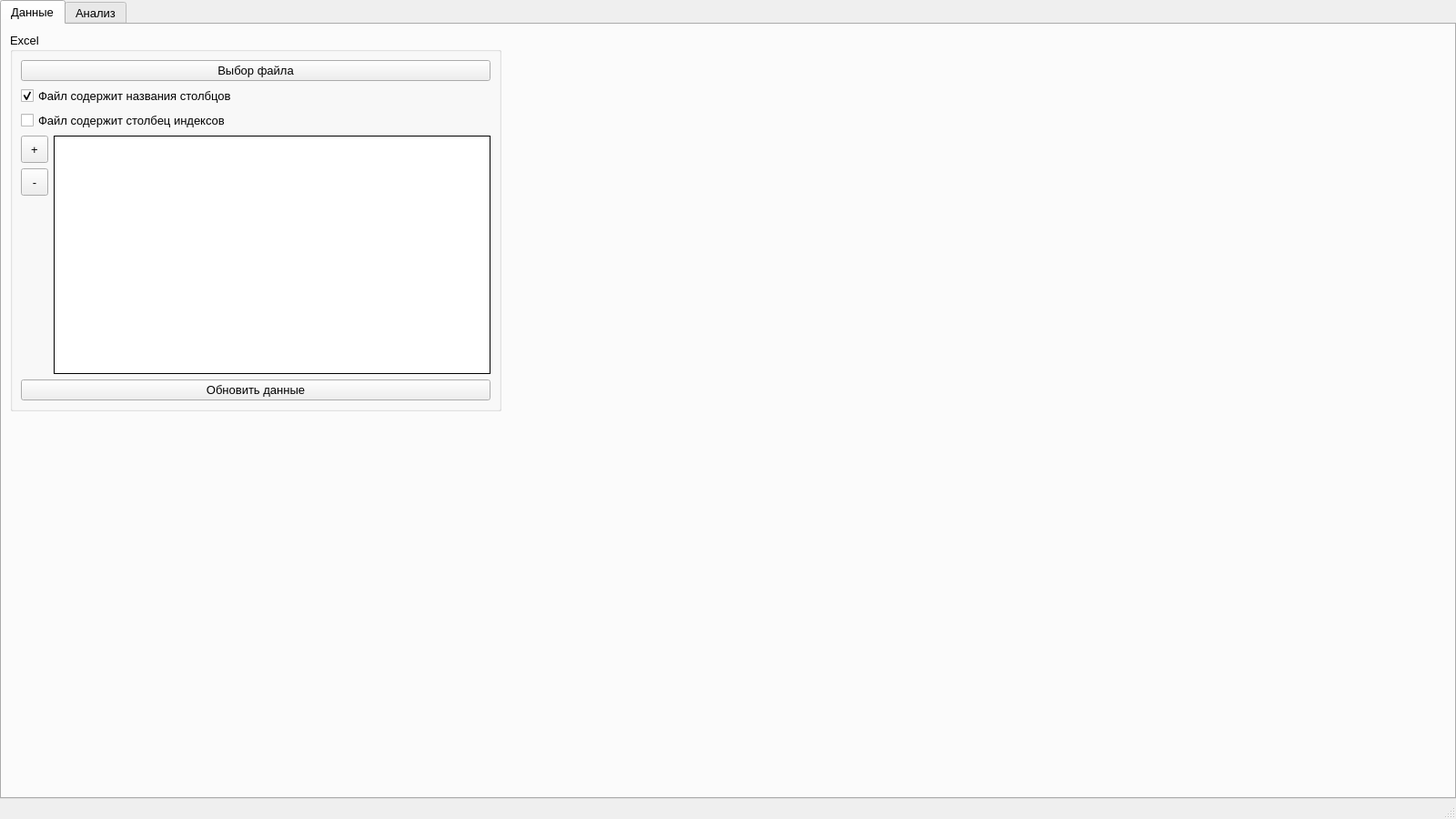
<?xml version="1.0" encoding="UTF-8"?>
<ui version="4.0">
 <class>MainWindow</class>
 <widget class="QMainWindow" name="MainWindow">
  <property name="geometry">
   <rect>
    <x>0</x>
    <y>0</y>
    <width>1600</width>
    <height>900</height>
   </rect>
  </property>
  <property name="font">
   <font>
    <family>Segoe UI</family>
    <pointsize>10</pointsize>
   </font>
  </property>
  <property name="windowTitle">
   <string>Kitties spectrum analyzer</string>
  </property>
  <property name="styleSheet">
   <string notr="true"/>
  </property>
  <widget class="QWidget" name="centralwidget">
   <layout class="QHBoxLayout" name="horizontalLayout">
    <property name="leftMargin">
     <number>0</number>
    </property>
    <property name="topMargin">
     <number>0</number>
    </property>
    <property name="rightMargin">
     <number>0</number>
    </property>
    <property name="bottomMargin">
     <number>0</number>
    </property>
    <item>
     <widget class="QTabWidget" name="tabWidget">
      <property name="currentIndex">
       <number>0</number>
      </property>
      <widget class="QWidget" name="tab0">
       <attribute name="title">
        <string>Данные</string>
       </attribute>
       <layout class="QHBoxLayout" name="horizontalLayout_4">
        <item>
         <layout class="QVBoxLayout" name="verticalLayout_2">
          <item>
           <widget class="QGroupBox" name="gbExcelImport">
            <property name="minimumSize">
             <size>
              <width>0</width>
              <height>0</height>
             </size>
            </property>
            <property name="title">
             <string>Excel</string>
            </property>
            <layout class="QVBoxLayout" name="verticalLayout_3">
             <item>
              <widget class="QPushButton" name="pbImportFromExcel">
               <property name="minimumSize">
                <size>
                 <width>0</width>
                 <height>0</height>
                </size>
               </property>
               <property name="text">
                <string>Выбор файла</string>
               </property>
              </widget>
             </item>
             <item>
              <widget class="QCheckBox" name="cbExcelHasColumnNames">
               <property name="text">
                <string>Файл содержит названия столбцов</string>
               </property>
               <property name="checked">
                <bool>true</bool>
               </property>
              </widget>
             </item>
             <item>
              <widget class="QCheckBox" name="cbExcelHasIndexColumn">
               <property name="text">
                <string>Файл содержит столбец индексов</string>
               </property>
              </widget>
             </item>
             <item>
              <layout class="QHBoxLayout" name="horizontalLayout_5">
               <property name="bottomMargin">
                <number>0</number>
               </property>
               <item>
                <layout class="QVBoxLayout" name="verticalLayout_8">
                 <property name="rightMargin">
                  <number>0</number>
                 </property>
                 <item>
                  <widget class="QToolButton" name="tbAddRow">
                   <property name="sizePolicy">
                    <sizepolicy hsizetype="Fixed" vsizetype="Fixed">
                     <horstretch>0</horstretch>
                     <verstretch>0</verstretch>
                    </sizepolicy>
                   </property>
                   <property name="minimumSize">
                    <size>
                     <width>30</width>
                     <height>30</height>
                    </size>
                   </property>
                   <property name="maximumSize">
                    <size>
                     <width>30</width>
                     <height>30</height>
                    </size>
                   </property>
                   <property name="text">
                    <string>+</string>
                   </property>
                  </widget>
                 </item>
                 <item>
                  <widget class="QToolButton" name="tbPopRow">
                   <property name="sizePolicy">
                    <sizepolicy hsizetype="Fixed" vsizetype="Fixed">
                     <horstretch>0</horstretch>
                     <verstretch>0</verstretch>
                    </sizepolicy>
                   </property>
                   <property name="minimumSize">
                    <size>
                     <width>30</width>
                     <height>30</height>
                    </size>
                   </property>
                   <property name="maximumSize">
                    <size>
                     <width>30</width>
                     <height>30</height>
                    </size>
                   </property>
                   <property name="text">
                    <string>-</string>
                   </property>
                  </widget>
                 </item>
                 <item>
                  <spacer name="verticalSpacer_3">
                   <property name="orientation">
                    <enum>Qt::Vertical</enum>
                   </property>
                   <property name="sizeHint" stdset="0">
                    <size>
                     <width>20</width>
                     <height>20</height>
                    </size>
                   </property>
                  </spacer>
                 </item>
                </layout>
               </item>
               <item>
                <widget class="QTableWidget" name="tableExcelDataSelection">
                 <property name="sizePolicy">
                  <sizepolicy hsizetype="Preferred" vsizetype="Preferred">
                   <horstretch>0</horstretch>
                   <verstretch>0</verstretch>
                  </sizepolicy>
                 </property>
                 <property name="minimumSize">
                  <size>
                   <width>480</width>
                   <height>0</height>
                  </size>
                 </property>
                 <property name="frameShape">
                  <enum>QFrame::Box</enum>
                 </property>
                 <property name="frameShadow">
                  <enum>QFrame::Plain</enum>
                 </property>
                 <property name="lineWidth">
                  <number>1</number>
                 </property>
                 <attribute name="horizontalHeaderDefaultSectionSize">
                  <number>140</number>
                 </attribute>
                </widget>
               </item>
              </layout>
             </item>
             <item>
              <layout class="QHBoxLayout" name="horizontalLayout_7">
               <property name="bottomMargin">
                <number>0</number>
               </property>
              </layout>
             </item>
             <item>
              <widget class="QPushButton" name="pbUpdateDataFromExcel">
               <property name="text">
                <string>Обновить данные</string>
               </property>
              </widget>
             </item>
            </layout>
           </widget>
          </item>
          <item>
           <spacer name="verticalSpacer">
            <property name="orientation">
             <enum>Qt::Vertical</enum>
            </property>
            <property name="sizeHint" stdset="0">
             <size>
              <width>20</width>
              <height>40</height>
             </size>
            </property>
           </spacer>
          </item>
         </layout>
        </item>
        <item>
         <spacer name="horizontalSpacer">
          <property name="orientation">
           <enum>Qt::Horizontal</enum>
          </property>
          <property name="sizeHint" stdset="0">
           <size>
            <width>40</width>
            <height>20</height>
           </size>
          </property>
         </spacer>
        </item>
       </layout>
      </widget>
      <widget class="QWidget" name="tab1">
       <attribute name="title">
        <string>Анализ</string>
       </attribute>
       <layout class="QHBoxLayout" name="horizontalLayout_3">
        <item>
         <layout class="QVBoxLayout" name="verticalLayout_4">
          <item>
           <widget class="QGroupBox" name="gbRegionOfInterest">
            <property name="minimumSize">
             <size>
              <width>300</width>
              <height>0</height>
             </size>
            </property>
            <property name="title">
             <string>Область интереса</string>
            </property>
            <property name="checkable">
             <bool>true</bool>
            </property>
            <property name="checked">
             <bool>false</bool>
            </property>
            <layout class="QVBoxLayout" name="verticalLayout_5">
             <item>
              <layout class="QGridLayout" name="gridLayout">
               <property name="bottomMargin">
                <number>10</number>
               </property>
               <item row="0" column="0">
                <widget class="QLabel" name="lblROI_x1">
                 <property name="text">
                  <string>x1 = 0</string>
                 </property>
                </widget>
               </item>
               <item row="0" column="1">
                <widget class="QLabel" name="lblROI_x2">
                 <property name="text">
                  <string>x2 = 0</string>
                 </property>
                </widget>
               </item>
               <item row="0" column="2">
                <widget class="QLabel" name="lblROI_dx">
                 <property name="text">
                  <string>dx = 0</string>
                 </property>
                </widget>
               </item>
              </layout>
             </item>
            </layout>
           </widget>
          </item>
          <item>
           <widget class="QGroupBox" name="groupBox">
            <property name="title">
             <string>Частотная область</string>
            </property>
            <layout class="QVBoxLayout" name="verticalLayout_7">
             <item>
              <widget class="QCheckBox" name="cbYLogScale">
               <property name="text">
                <string>Логарифмический масштаб по оси Y</string>
               </property>
              </widget>
             </item>
             <item>
              <layout class="QHBoxLayout" name="horizontalLayout_2">
               <property name="bottomMargin">
                <number>0</number>
               </property>
               <item>
                <widget class="QLabel" name="label_2">
                 <property name="text">
                  <string>Минимальная отображаемая частота</string>
                 </property>
                </widget>
               </item>
               <item>
                <widget class="QDoubleSpinBox" name="sbMinimalPlotFreq">
                 <property name="decimals">
                  <number>1</number>
                 </property>
                 <property name="maximum">
                  <double>16.000000000000000</double>
                 </property>
                 <property name="singleStep">
                  <double>0.100000000000000</double>
                 </property>
                 <property name="value">
                  <double>0.500000000000000</double>
                 </property>
                </widget>
               </item>
               <item>
                <widget class="QLabel" name="label_6">
                 <property name="text">
                  <string>Гц</string>
                 </property>
                </widget>
               </item>
              </layout>
             </item>
            </layout>
           </widget>
          </item>
          <item>
           <widget class="QGroupBox" name="gbWelch">
            <property name="title">
             <string>Периодограмма (метод Уэлча)</string>
            </property>
            <property name="checkable">
             <bool>true</bool>
            </property>
            <property name="checked">
             <bool>true</bool>
            </property>
            <layout class="QVBoxLayout" name="verticalLayout_6">
             <item>
              <layout class="QGridLayout" name="gridLayout_2">
               <property name="bottomMargin">
                <number>0</number>
               </property>
               <item row="0" column="0">
                <widget class="QLabel" name="label">
                 <property name="text">
                  <string>Размер сегмента</string>
                 </property>
                </widget>
               </item>
               <item row="0" column="1">
                <widget class="QComboBox" name="cmbWelchNperseg"/>
               </item>
               <item row="1" column="0">
                <widget class="QLabel" name="label_3">
                 <property name="text">
                  <string>Весовая функция</string>
                 </property>
                </widget>
               </item>
               <item row="1" column="1">
                <widget class="QComboBox" name="cmbWelchWindow"/>
               </item>
              </layout>
             </item>
            </layout>
           </widget>
          </item>
          <item>
           <widget class="QGroupBox" name="gbPcovar">
            <property name="title">
             <string>Метод ковариационных функций</string>
            </property>
            <property name="checkable">
             <bool>true</bool>
            </property>
            <layout class="QVBoxLayout" name="verticalLayout_9">
             <item>
              <layout class="QGridLayout" name="gridLayout_3">
               <property name="bottomMargin">
                <number>0</number>
               </property>
               <item row="0" column="0">
                <widget class="QLabel" name="label_4">
                 <property name="text">
                  <string>Размер сегмента</string>
                 </property>
                </widget>
               </item>
               <item row="0" column="1">
                <widget class="QComboBox" name="cmbPcovarNperseg"/>
               </item>
               <item row="1" column="1">
                <widget class="QSpinBox" name="sbPcovarOrder">
                 <property name="maximum">
                  <number>256</number>
                 </property>
                 <property name="value">
                  <number>24</number>
                 </property>
                </widget>
               </item>
               <item row="1" column="0">
                <widget class="QLabel" name="label_5">
                 <property name="text">
                  <string>Порядок</string>
                 </property>
                </widget>
               </item>
              </layout>
             </item>
            </layout>
           </widget>
          </item>
          <item>
           <spacer name="verticalSpacer_2">
            <property name="orientation">
             <enum>Qt::Vertical</enum>
            </property>
            <property name="sizeHint" stdset="0">
             <size>
              <width>20</width>
              <height>40</height>
             </size>
            </property>
           </spacer>
          </item>
         </layout>
        </item>
        <item>
         <layout class="QVBoxLayout" name="verticalLayout">
          <item>
           <widget class="PlotWidget" name="plotTimeDomain" native="true">
            <property name="sizePolicy">
             <sizepolicy hsizetype="Expanding" vsizetype="Preferred">
              <horstretch>0</horstretch>
              <verstretch>0</verstretch>
             </sizepolicy>
            </property>
           </widget>
          </item>
          <item>
           <widget class="PlotWidget" name="plotFreqDomain" native="true">
            <property name="sizePolicy">
             <sizepolicy hsizetype="Expanding" vsizetype="Preferred">
              <horstretch>0</horstretch>
              <verstretch>0</verstretch>
             </sizepolicy>
            </property>
           </widget>
          </item>
         </layout>
        </item>
       </layout>
      </widget>
     </widget>
    </item>
   </layout>
  </widget>
  <widget class="QStatusBar" name="statusbar"/>
  <widget class="QMenuBar" name="menubar">
   <property name="geometry">
    <rect>
     <x>0</x>
     <y>0</y>
     <width>1600</width>
     <height>26</height>
    </rect>
   </property>
  </widget>
 </widget>
 <customwidgets>
  <customwidget>
   <class>PlotWidget</class>
   <extends>QWidget</extends>
   <header>pyqtgraph</header>
   <container>1</container>
  </customwidget>
 </customwidgets>
 <resources/>
 <connections/>
</ui>
